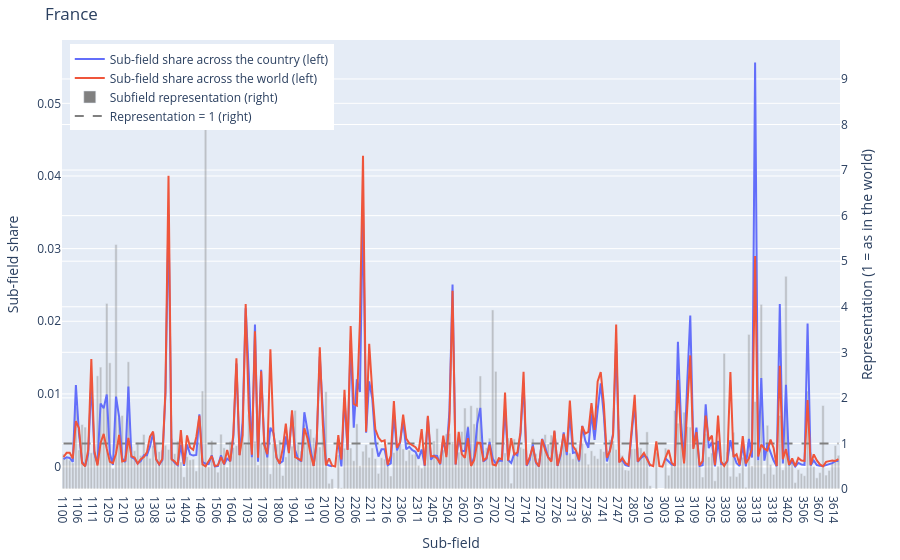

The notebook cell this image was saved under:
### Code cell
x = df_country_subfield_norm.columns.to_list()

y1 = df_country_subfield_norm.loc[country]          # left axis
y2 = df_world_subfield_norm.loc[0]      # left axis
y3 = df_country_subfield_norm_world.loc[country]    # right axis (different scale)

fig = go.Figure()

# Left y-axis lines
fig.add_trace(
    go.Scatter(
        x=x,
        y=y1,
        mode="lines",
        name="Sub-field share across the country (left)",

    )
)

fig.add_trace(
    go.Scatter(
        x=x,
        y=y2,
        mode="lines",
        name="Sub-field share across the world (left)",

    )
)

# Right y-axis line
fig.add_trace(
    go.Bar(
        x=x,
        y=y3,
        name="Subfield representation (right)",
        yaxis="y2",
        marker=dict(
            color="grey",
            opacity=0.4
        )
    )
)

fig.add_trace(
    go.Scatter(
        x=x,                         # same x-range as other traces
        y=[1] * len(x),              # constant line at y = 1
        mode="lines",
        name="Representation = 1 (right)",
        line=dict(color="grey", dash="dash"),
        showlegend=True,
        yaxis="y2",
    )
)

# Layout with secondary y-axis
fig.update_layout(
    title=uf.get_country_info(country).iloc[0, 0],
    xaxis=dict(title="Sub-field"),
    yaxis=dict(title="Sub-field share", overlaying="y2",),
    yaxis2=dict(
        title="Representation (1 = as in the world)",

        side="right"
    ),
    legend=dict(x=0.01, y=0.99),
    margin=dict(l=60, r=60, t=40, b=40)
)

fig.show()

### Figure 1 — Plotly figure (JSON) as saved in the notebook; plotly's stock layout.template omitted (floating-point values rounded to 4 significant figures; data arrays with more than 128 entries replaced by an {"elided": "..."} marker saying what was removed)
{"data": [{"mode": "lines", "name": "Sub-field share across the country (left)", "x": {"elided": "252 str values"}, "y": {"elided": "252 float values"}, "type": "scatter"}, {"mode": "lines", "name": "Sub-field share across the world (left)", "x": {"elided": "252 str values"}, "y": {"elided": "252 float values"}, "type": "scatter"}, {"marker": {"color": "grey", "opacity": 0.4}, "name": "Subfield representation (right)", "x": {"elided": "252 str values"}, "y": {"elided": "252 float values"}, "yaxis": "y2", "type": "bar"}, {"line": {"color": "grey", "dash": "dash"}, "mode": "lines", "name": "Representation = 1 (right)", "showlegend": true, "x": {"elided": "252 str values"}, "y": {"elided": "252 int values"}, "yaxis": "y2", "type": "scatter"}], "layout": {"yaxis": {"title": {"text": "Sub-field share"}, "overlaying": "y2"}, "yaxis2": {"title": {"text": "Representation (1 = as in the world)"}, "side": "right"}, "legend": {"x": 0.01, "y": 0.99}, "margin": {"l": 60, "r": 60, "t": 40, "b": 40}, "title": {"text": "France"}, "xaxis": {"title": {"text": "Sub-field"}}}}
